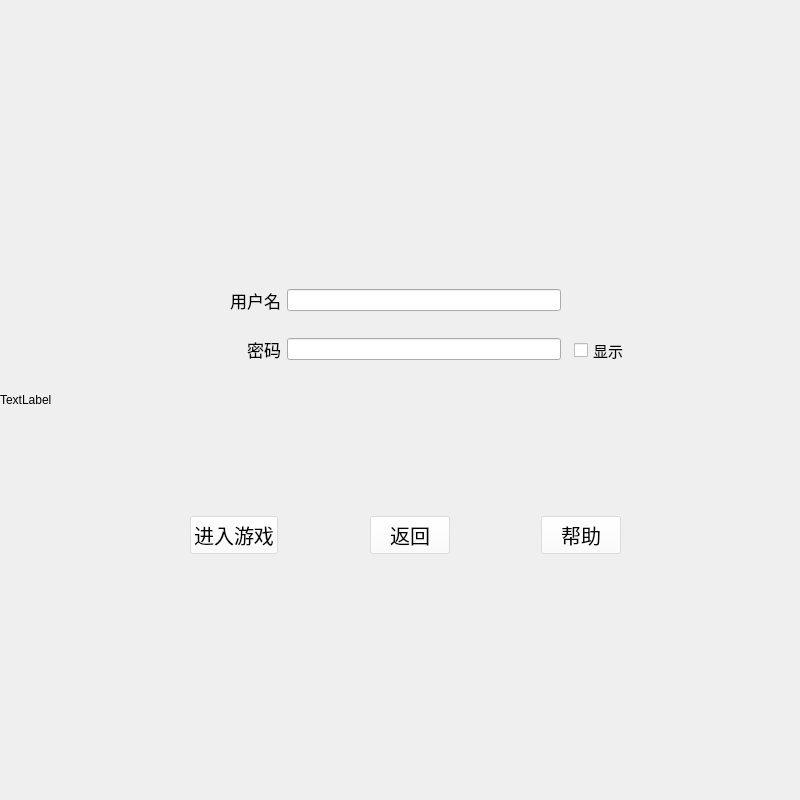
<?xml version="1.0" encoding="UTF-8"?>
<ui version="4.0">
 <class>Login</class>
 <widget class="QWidget" name="Login">
  <property name="geometry">
   <rect>
    <x>0</x>
    <y>0</y>
    <width>800</width>
    <height>800</height>
   </rect>
  </property>
  <property name="windowTitle">
   <string>Form</string>
  </property>
  <widget class="QLabel" name="Label_loginbackground">
   <property name="geometry">
    <rect>
     <x>0</x>
     <y>0</y>
     <width>800</width>
     <height>800</height>
    </rect>
   </property>
   <property name="autoFillBackground">
    <bool>false</bool>
   </property>
   <property name="text">
    <string>TextLabel</string>
   </property>
  </widget>
  <widget class="QCheckBox" name="checkBox">
   <property name="geometry">
    <rect>
     <x>574</x>
     <y>335</y>
     <width>111</width>
     <height>31</height>
    </rect>
   </property>
   <property name="font">
    <font>
     <family>微软雅黑</family>
     <pointsize>11</pointsize>
    </font>
   </property>
   <property name="text">
    <string>显示</string>
   </property>
  </widget>
  <widget class="QWidget" name="layoutWidget">
   <property name="geometry">
    <rect>
     <x>230</x>
     <y>270</y>
     <width>331</width>
     <height>111</height>
    </rect>
   </property>
   <layout class="QGridLayout" name="gridLayout">
    <item row="0" column="0">
     <widget class="QLabel" name="label_user">
      <property name="font">
       <font>
        <family>黑体</family>
        <pointsize>13</pointsize>
       </font>
      </property>
      <property name="styleSheet">
       <string notr="true">QLabel {
    color: black;
}
</string>
      </property>
      <property name="text">
       <string>用户名</string>
      </property>
      <property name="alignment">
       <set>Qt::AlignRight|Qt::AlignTrailing|Qt::AlignVCenter</set>
      </property>
     </widget>
    </item>
    <item row="0" column="1">
     <widget class="QLineEdit" name="lineEdit_User"/>
    </item>
    <item row="1" column="0">
     <widget class="QLabel" name="label_pass">
      <property name="font">
       <font>
        <family>黑体</family>
        <pointsize>13</pointsize>
       </font>
      </property>
      <property name="styleSheet">
       <string notr="true">QLabel {
    color: black;
}
</string>
      </property>
      <property name="text">
       <string>密码</string>
      </property>
      <property name="alignment">
       <set>Qt::AlignRight|Qt::AlignTrailing|Qt::AlignVCenter</set>
      </property>
     </widget>
    </item>
    <item row="1" column="1">
     <widget class="QLineEdit" name="lineEdit_Pass">
      <property name="echoMode">
       <enum>QLineEdit::Password</enum>
      </property>
     </widget>
    </item>
   </layout>
  </widget>
  <widget class="QWidget" name="layoutWidget">
   <property name="geometry">
    <rect>
     <x>190</x>
     <y>510</y>
     <width>431</width>
     <height>51</height>
    </rect>
   </property>
   <layout class="QGridLayout" name="gridLayout_2">
    <item row="0" column="0">
     <widget class="QPushButton" name="pushButton_play">
      <property name="font">
       <font>
        <family>华文行楷</family>
        <pointsize>15</pointsize>
       </font>
      </property>
      <property name="styleSheet">
       <string notr="true">/* 默认状态 */
QPushButton {
    background-color: rgba(255,255, 255, 40%);
    color: black;
}

/* 鼠标悬停 */
QPushButton:hover {
    background-color:rgba(0,150, 255, 40%)
}</string>
      </property>
      <property name="text">
       <string>进入游戏</string>
      </property>
     </widget>
    </item>
    <item row="0" column="4">
     <widget class="QPushButton" name="pushButton_help">
      <property name="font">
       <font>
        <family>华文行楷</family>
        <pointsize>15</pointsize>
       </font>
      </property>
      <property name="styleSheet">
       <string notr="true">/* 默认状态 */
QPushButton {
    background-color: rgba(255,255, 255, 40%);
    color: black;
}

/* 鼠标悬停 */
QPushButton:hover {
    background-color:rgba(0,150, 255, 40%)
}</string>
      </property>
      <property name="text">
       <string>帮助</string>
      </property>
     </widget>
    </item>
    <item row="0" column="2">
     <widget class="QPushButton" name="pushButton_back">
      <property name="font">
       <font>
        <family>华文行楷</family>
        <pointsize>15</pointsize>
       </font>
      </property>
      <property name="styleSheet">
       <string notr="true">/* 默认状态 */
QPushButton {
    background-color: rgba(255,255, 255, 40%);
    color: black;
}

/* 鼠标悬停 */
QPushButton:hover {
    background-color:rgba(0,150, 255, 40%)
}</string>
      </property>
      <property name="text">
       <string>返回</string>
      </property>
     </widget>
    </item>
    <item row="0" column="1">
     <spacer name="horizontalSpacer">
      <property name="orientation">
       <enum>Qt::Horizontal</enum>
      </property>
      <property name="sizeHint" stdset="0">
       <size>
        <width>40</width>
        <height>20</height>
       </size>
      </property>
     </spacer>
    </item>
    <item row="0" column="3">
     <spacer name="horizontalSpacer_2">
      <property name="orientation">
       <enum>Qt::Horizontal</enum>
      </property>
      <property name="sizeHint" stdset="0">
       <size>
        <width>40</width>
        <height>20</height>
       </size>
      </property>
     </spacer>
    </item>
   </layout>
  </widget>
 </widget>
 <resources/>
 <connections/>
</ui>
